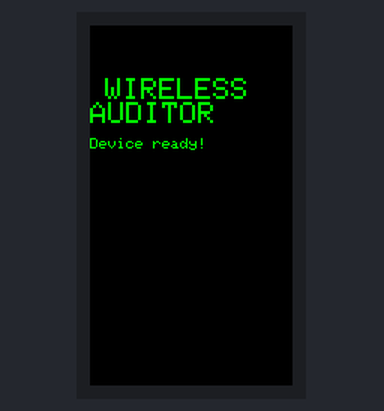
Bench run of a sketch on a simulated ESP32. On the bench: 135×240 colour display.

Above: at 0.2 s.

The sketch:

BootTest.ino
```cpp
#include <M5StickCPlus2.h> // this confused me initally as I thought it was a comment but it really calls the library

void setup() {
  M5.begin();

  M5.Lcd.fillScreen(BLACK); // simply making the screen look cooler
  M5.Lcd.setTextColor(GREEN);
  M5.Lcd.setTextSize(2); // small so that the test is viisible on the small screen

  M5.Lcd.setCursor(10, 35);
  M5.Lcd.println("WIRELESS"); // I'm used to just a print function rather than println
  M5.Lcd.println("AUDITOR");

  M5.Lcd.setTextSize(1);
  M5.Lcd.println(""); // leabes a line like <br> in html
  M5.Lcd.println("Device ready!");
}

void loop() {
  // Waiting for the next stage
}
```
